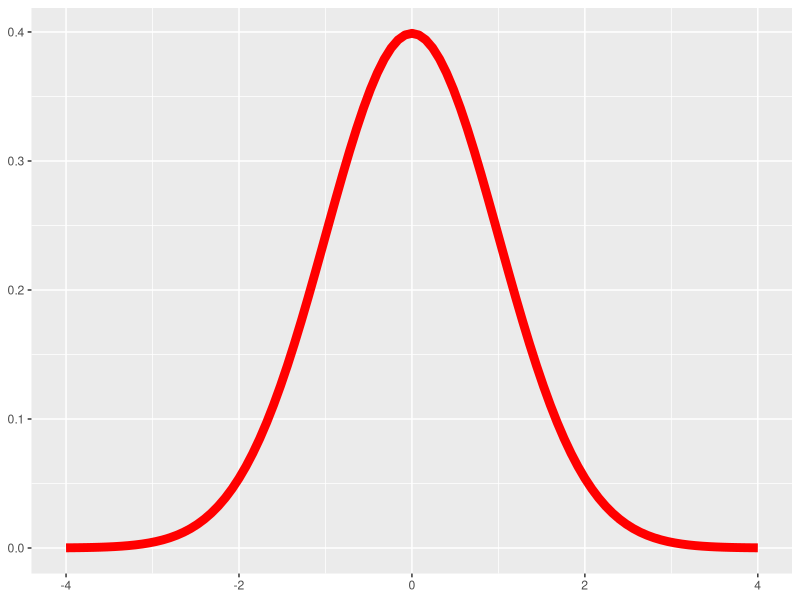
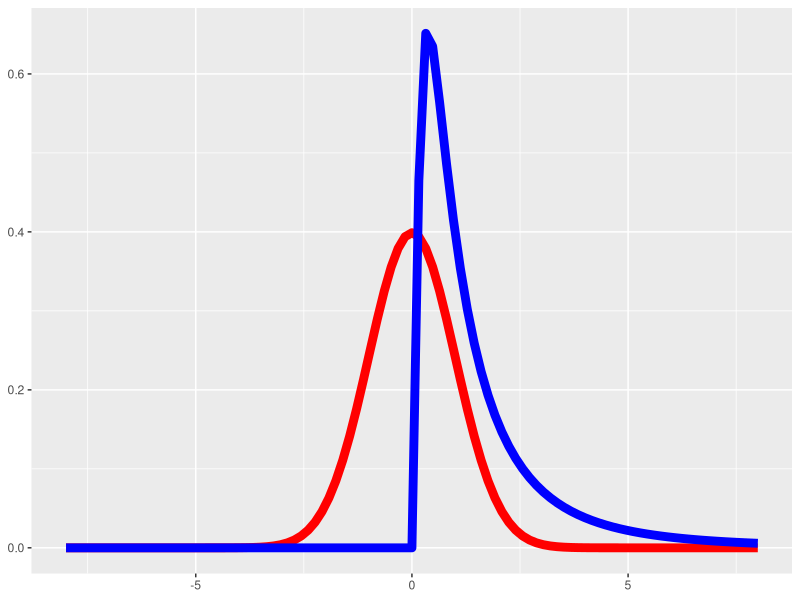
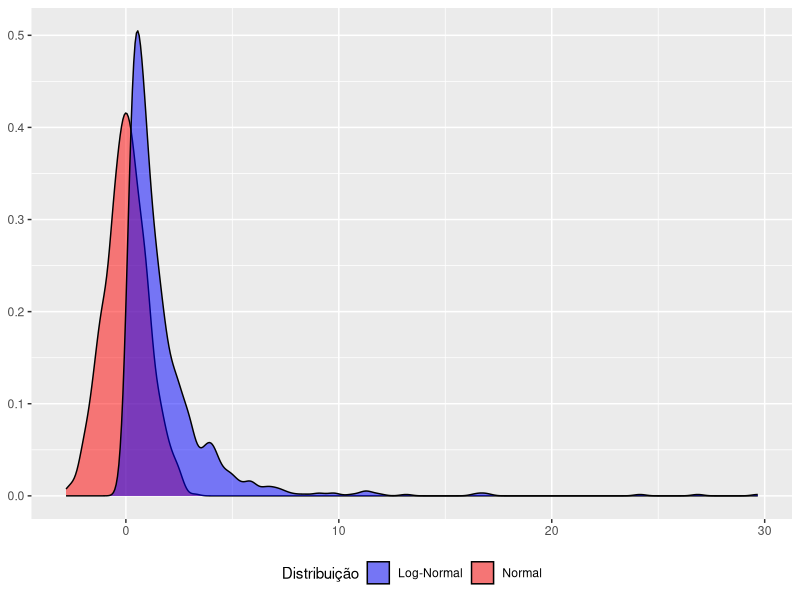
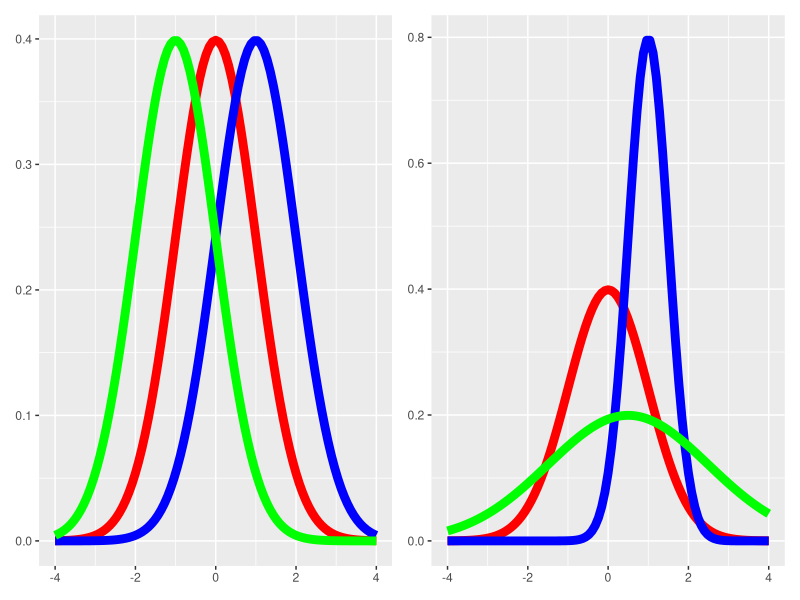
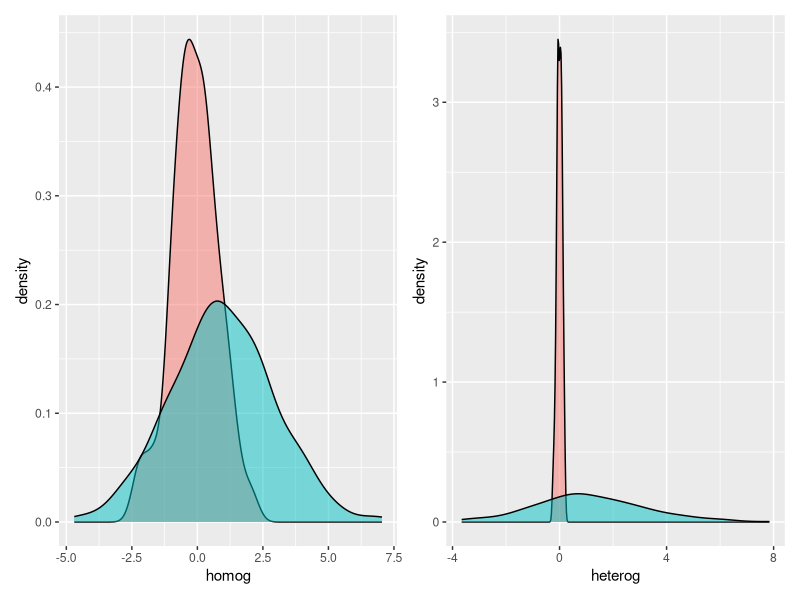

Reproduce these figures in R, in order.
# Distribuições ----------------------------------------------------------------
library(tidyverse)

# dist norm plot
tibble(x = c(-4, 4)) %>% 
  ggplot(aes(x)) +
  stat_function(size=3, col='red', fun=dnorm) +
  labs(x=NULL, y=NULL)

tibble(x = c(-8, 8)) %>% 
  ggplot(aes(x)) +
  stat_function(size=3, col='red', fun=dnorm) +
  stat_function(size=3, col='blue', fun=dlnorm) +
  labs(x=NULL, y=NULL)

# simulations
set.seed(123)
n_sim <- 1000
sims <- tibble(
  normal = rnorm(n_sim),
  log_normal = rlnorm(n_sim)
)

ggplot(sims) +
  geom_density(aes(normal, fill='Normal'), alpha=0.5) +
  geom_density(aes(log_normal, fill='Log-Normal'), alpha=0.5) +
  labs(x=NULL, y=NULL) +
  scale_fill_manual(name='Distribuição', values=c('Normal'='red', 'Log-Normal'='blue')) +
  theme(legend.position = 'bottom')

# Teste de Shapiro-Wilk --------------------------------------------------------------
# hipótese nula (H0) que “os dados são distribuídos conforme uma distribuição Normal.”
shapiro.test(sims$normal)

shapiro.test(sims$log_normal)
# Sobre o p-valor que aparece como resultado do teste, p<0.05 (p menor que 0.05) significa 
# fortes evidências de que a variável testada não segue uma distribuição Normal.


# Homogeneidade das variâncias ------------------------------------------------------
library(patchwork)
p1 <- ggplot(data.frame(x=c(-4, 4)), aes(x)) +
  mapply(function(mean, sd, col) {
    stat_function(fun=dnorm, args=list(mean=mean, sd=sd), size=3, col=col)
  },
  # enter means, standard deviations and colors here
  mean = c(0, 1, -1),
  sd = c(1, 1, 1),
  col = c('red', 'blue', 'green')
  ) + labs(x=NULL, y=NULL)

p2 <- ggplot(data.frame(x=c(-4, 4)), aes(x)) +
  mapply(function(mean, sd, col) {
    stat_function(fun=dnorm, args=list(mean=mean, sd=sd), size=3, col=col)
  },
  # enter means, standard deviations and colors here
  mean = c(0, 1, .5),
  sd = c(1, .5, 2),
  col = c('red', 'blue', 'green')
  ) + labs(x=NULL, y=NULL)

p1 | p2 

# simulations
sims2 <- tibble(
  group = c(rep('A', n_sim / 4), rep('B', n_sim / 4)),
  homog = c(rnorm(n_sim / 4, 0, 1), rnorm(n_sim / 4, 1, 2)),
  heterog =c(rnorm(n_sim / 4, 0, .1), rnorm(n_sim / 4, 1, 2))
)

p3 <- ggplot(sims2, aes(homog, fill=group)) +
  geom_density(alpha=.5, show.legend = FALSE)

p4 <- ggplot(sims2, aes(heterog, fill=group)) +
  geom_density(alpha=.5, show.legend = FALSE)

p3 | p4

# Teste de Bartlett ------------------------------------------------------------------
# hipótese nula (H0) que “as variâncias dos grupos/estratos são iguais.” 
# O teste de Bartlett é baseado na média dos grupos, portanto é influenciado por observações extremas 
# (também chamadas de outliers).

bartlett.test(homog ~ group, data=sims2)

bartlett.test(heterog ~ group, data=sims2)
# Sobre o p-valor que aparece como resultado do teste de Bartlett, p<0.05 (p menor que 0.05) significa 
# fortes evidências de que a variável testada não possui homogeneidade de variâncias para os grupos especificados.

# Teste de Levene ---------------------------------------------------------------------
# hipótese nula (H0) que “as variâncias dos grupos/estratos são iguais.” 
# o teste de Levene é baseado na mediana dos grupos, o que faz com que seja robusto à outliers. 
# Recomendamos que sempre usem o teste de Levene por conta de ser mais robusto que o teste de Bartlett.

car::leveneTest(homog ~ group, data=sims2)

car::leveneTest(heterog ~ group, data=sims2)
# Sobre o p-valor que aparece como resultado do teste de Levene, p<0.05 (p menor que 0.05) significa fortes 
# evidências de que a variável testada não possui homogeneidade de variâncias para os grupos especificados.









